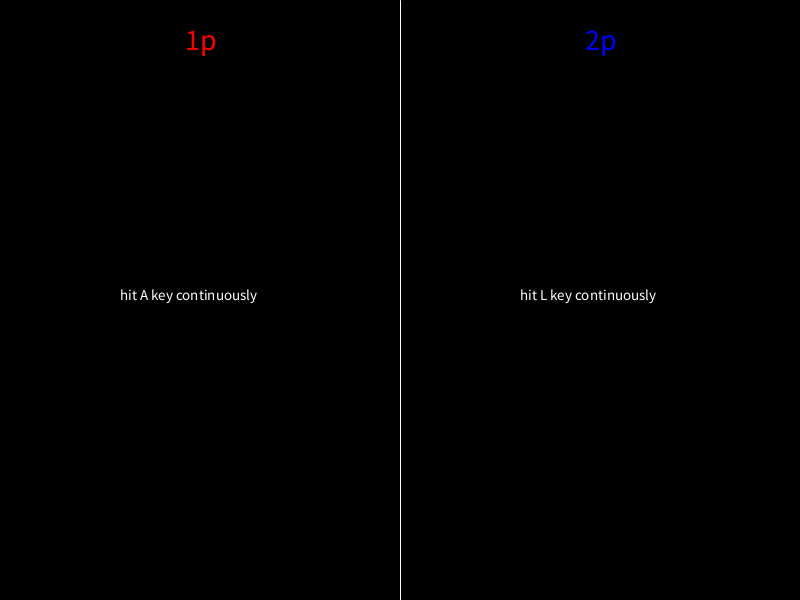
Frame 1 (no input)
Frame 60 (the mouse pressed at the canvas centre just before this capture): identical to frame 1, image omitted
Frame 120 (the mouse held since frame 60 and released just before this capture): identical to frame 1, image omitted

The Processing sketch that drew this single still picture (run headless with seeded random() and noise(); from frame 60 on, the mouse is pressed at the canvas centre):

// Processing sketch: hits_battle
// ── hits_battle.pde
int pressCount1p = 0;
int pressCount2p = 0;
boolean inputMode = true;

void setup() {
  size(800,600);
}

void draw() {
  background(0);
  initialize();
  drawGauge();
  if(pressCount1p >= height) {
    win1p();
  }
  if(pressCount2p >= height) {
    win2p();
  }
}

void initialize() {
  stroke(255);
  line(width/2, 0, width/2, height);
  textSize(30);
  fill(255,0,0);
  text("1p", width/4-15, 50);
  fill(0,0,255);
  text("2p", width/4*3-15, 50);
  textSize(15);
  fill(255);
  text("hit A key continuously", width/4-80, height/2);
  text("hit L key continuously", width/4*3-80, height/2);
}

void drawGauge() {
  noStroke();
  rectMode(CORNERS);
  fill(255,0,0);
  rect(0, height-pressCount1p, width/2-1, height);
  fill(0,0,255);
  rect(width/2+1, height-pressCount2p, width, height);
}

void keyPressed() {
  if(inputMode) {
    if(key == 'a') {
      pressCount1p += 5;
    }
    if(key == 'l') {
      pressCount2p += 5;
    }
    
    //cheat
    if(key == 's') {
      pressCount1p += 6;
    }
    if(key == 'k') {
      pressCount2p += 6;
    }
  }
  
  //reset
  if(key == 'r') {
     reset();
  }
}

void win1p() {
  inputMode = false;
  background(255);
  fill(0);
  text("1p win!! you have the golden finger!!", width/2-140, height/2);
  text("press R key to reset", width/2-80, height/2+50);
}

void win2p() {
  inputMode = false;
  background(255);
  fill(0);
  text("2p win!! you have the golden finger!!", width/2-140, height/2);
  text("press R key to reset", width/2-80, height/2+50);
}

void reset() {
   pressCount1p = 0;
   pressCount2p = 0;
   inputMode = true;
   initialize();
}
